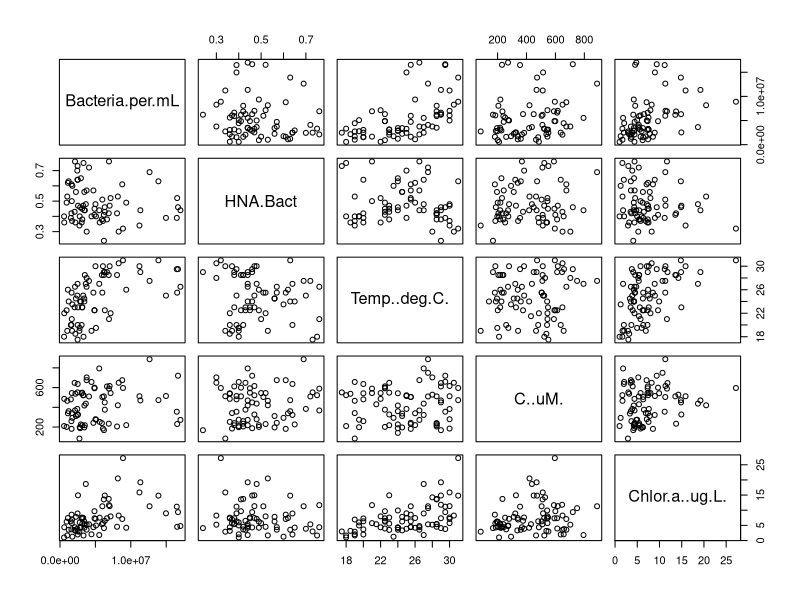
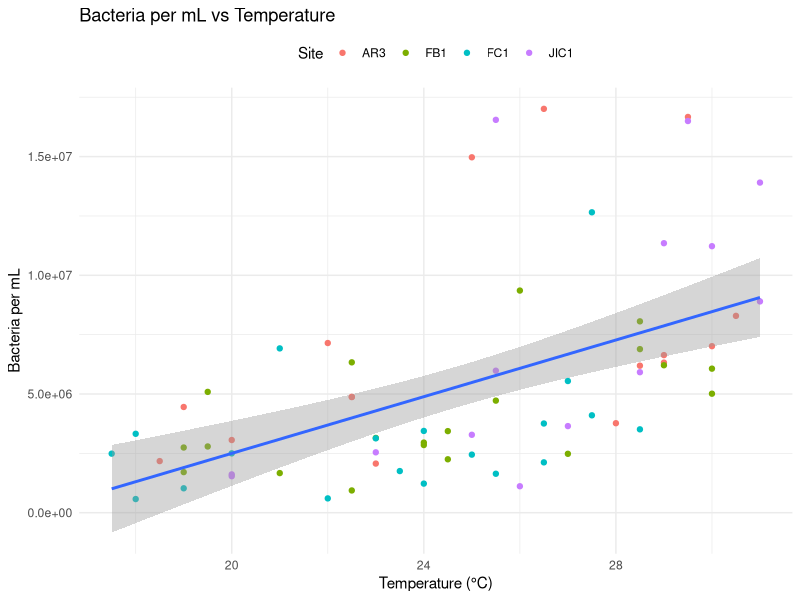
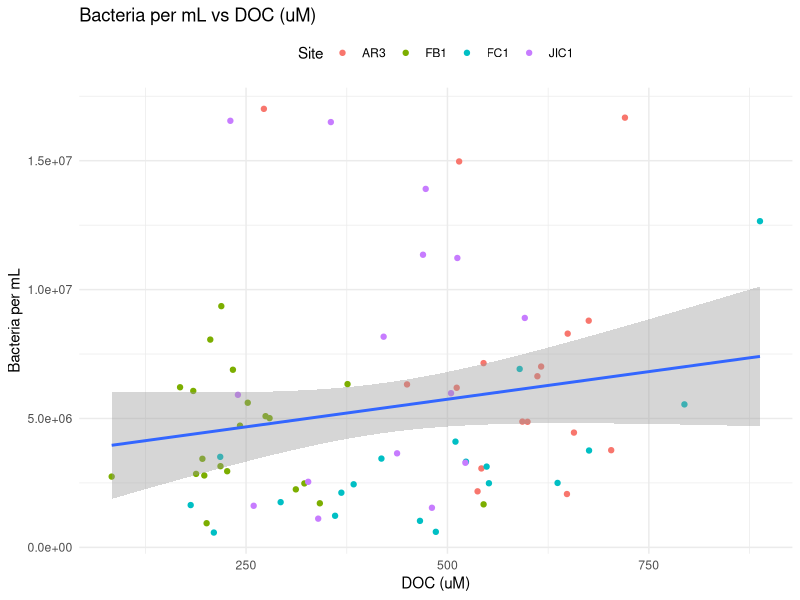
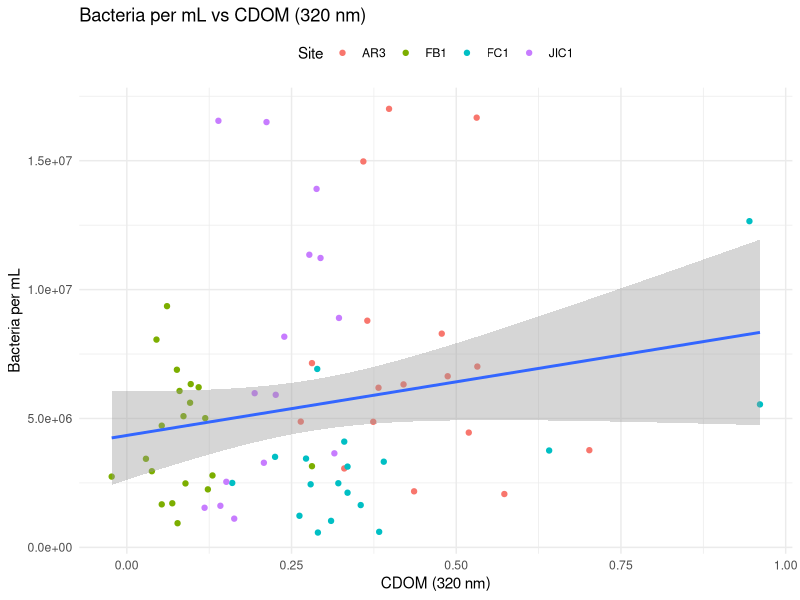
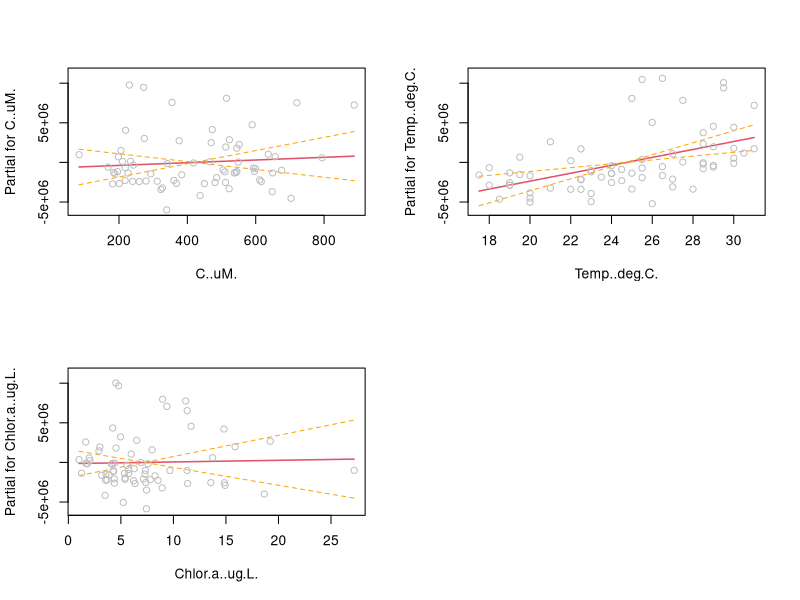

The R script that drew these images, in order: (Note: this script raises an error after producing the figures.)
#' First, read in the data found in the data folder. 


bdc <- read.csv('./Data/Bailey DOC_CDOM (3).csv')

##Dependencies 
install.packages('vegan')
library(vegan)
library(car) 
library(ggplot2)
install.packages('GGally')
library(GGally)


#'Subset data to only include Sites: AR3, FB1, FC1, and JIC1
bdc_sub <- subset.data.frame(bdc, bdc$Site %in% c("AR3", "FB1", "FC1", "JIC1"))
head(bdc_sub)

#'Variables of Interest:
#'  - DOC
#'  - Temperature
#'  - Chlorophyll a
#'  - Response:
#'    1. Bacteria per mL (cell count per mL)
#'    2. HNA% of total community (HNA:Bact)


#'Use pairs function to visualize any correlations between variables of interest
pairs(~ Bacteria.per.mL + HNA.Bact + Temp..deg.C. + 
       C..uM. + Chlor.a..ug.L., data = bdc_sub) 



#'Further Subset data by Site for site characteristic analyses
bdc_AR3 <- subset.data.frame(bdc, bdc$Site %in% c("AR3"))
bdc_FB1 <- subset.data.frame(bdc, bdc$Site %in% c("FB1"))
bdc_FC1 <- subset.data.frame(bdc, bdc$Site %in% c("FC1"))
bdc_JIC1 <- subset.data.frame(bdc, bdc$Site %in% c("JIC1"))



#'Create exploratory graphs for bdc_sub data
#'
#Generate graph for total bacteria versus temperatre for all 4 sites
ggplot(bdc_sub, aes(x = Temp..deg.C., y = Bacteria.per.mL)) +
  geom_point(aes(color = Site)) +  # Add points, color by Site
  geom_smooth(method = lm) +
  labs(title = "Bacteria per mL vs Temperature",
       x = "Temperature (°C)",  
       y = "Bacteria per mL") +
  theme_minimal() +  # A clean theme
  theme(legend.position = "top")  # Position the legend at the top

#Generate graph for total bacteria versus DOC content for all 4 sites
ggplot(bdc_sub, aes(x = C..uM., y = Bacteria.per.mL)) +
  geom_point(aes(color = Site)) +  # Add points, color by Site
  geom_smooth(method = lm) +
  labs(title = "Bacteria per mL vs DOC (uM)",
       x = "DOC (uM)",  
       y = "Bacteria per mL") +
  theme_minimal() +  # A clean theme
  theme(legend.position = "top")  # Position the legend at the top

#Generate graph for total bacteria versus CDOM for all 4 sites
ggplot(bdc_sub, aes(x = CDOM..320.nm., y = Bacteria.per.mL)) +
  geom_point(aes(color = Site)) +  # Add points, color by Site
  geom_smooth(method = lm) +
  labs(title = "Bacteria per mL vs CDOM (320 nm)",
       x = "CDOM (320 nm)",  
       y = "Bacteria per mL") +
  theme_minimal() +  # A clean theme
  theme(legend.position = "top")  # Position the legend at the top



#'Generate linear models for both response variables, use bdc_sub as data
#'
#'Generate linear model for response variable bacterial abundance
lm_bact <- lm(Bacteria.per.mL ~ C..uM. + Temp..deg.C. + Chlor.a..ug.L. + 
                 Site, data = bdc_sub) #assume normal distribution
summary(lm_bact) #generate a summary for model variables and significances
Anova(lm_bact, tupe = 3) #generate a type 3 Anova for model
RsquareAdj(lm_bact) #display adjusted Rsquare

#'Analyze model predictors and partial residuals of the bact model
par(mfrow= c(2,2)) #show 4 plots at a time for the termplot
termplot(lm_bact, se = TRUE, partial.resid = TRUE) #plot individual predictors and
#their standard error (confidence intervals)

#Generate boxplot for total bacteria site comparison
ggplot(bdc_sub, aes(x = Site, y = Bacteria.per.mL, fill = Site)) +
  geom_boxplot(alpha = 0.6) + #manipulate opacity
  labs(x = "Site", y = "Bacteria per mL") +
  theme_minimal() +
  scale_fill_manual(values = c("AR3" = "chocolate1", "FB1" = "firebrick2", "FC1" = "chartreuse2", "JIC1" = "mediumpurple1" ))

#Calculate the confidence intervals for each variable in total bacteria linear model and 
#use for the Tukey HSD
confint(lm_bact)

#'Run a Tukey HSD post-hoc analysis to analyze differences in total bacteria counts between sites
#'
mod_aov1 <-  aov(Bacteria.per.mL ~  Site, data = bdc_sub) #create an anova between sites for comparison
TukeyHSD(mod_aov1) #conduct a Tukey Honest Significant Difference (HSD) test on the
#site comparison anova to determine which groups are significantly different from
#others
#no sites are significantly different from others




#'Generate linear model for response variable bacterial activity
lm_HNA <- lm(HNA.Bact ~ C..uM. + Temp..deg.C. + Chlor.a..ug.L. + 
                Site, data = bdc_sub) #assume normal distribution
summary(lm_HNA) #generate a summary for the model
Anova(lm_HNA, type = 3) #generate a type 3 Anova
RsquareAdj(lm_HNA) #display adjusted Rsquare

#'Analyze model predictors and partial residuals of the HNA model
par(mfrow= c(2,2)) #show 4 plots at a time for the termplot
termplot(lm_HNA, se = TRUE, partial.resid = TRUE) #plot individual predictors and
#their standard error (confidence intervals)

#'Generate a boxplot to compare HNA counts between sites
ggplot(bdc_sub, aes(x = Site, y = HNA.Bact, fill = Site)) +
  geom_boxplot(alpha = 0.6) + #manipulate opacity
  labs(x = "Site", y = "HNA.Bact") +
  theme_minimal() +
  scale_fill_manual(values = c("AR3" = "chocolate1", "FB1" = "firebrick2", "FC1" = "chartreuse2", "JIC1" = "mediumpurple1" ))

#'Calculate the confidence intervals for each variable in HNA linear model and 
#'use for the Tukey HSD
confint(lm_HNA)

#'Run a Tukey HSD post-hoc analysis to analyze differences in HNA counts between sites
#'
mod_aov2 <-  aov(HNA.Bact ~  Site, data = bdc_sub) #create an anova between sites for comparison
TukeyHSD(mod_aov2) #conduct a Tukey Honest Significant Difference (HSD) test on the
#site comparison anova to determine which groups are significantly different from
#others

##For the proportion of HNA out of the overall community, Site FC1 was significant
##with FC1 having such a high significance that when sites are combined, the variable
##Site is still significant.



#'Run Analyses for AR3
#'
bdc_AR3$Bacteria.per.mL <- as.factor(bdc_AR3$Bacteria.per.mL)
pairs(~ bdc_AR3$Temp..deg.C. + bdc_AR3$C..uM. + bdc_AR3$CDOM..320.nm. + bdc_AR3$Chlor.a..ug.L. 
      + bdc_AR3$Bacteria.per.mL + bdc_AR3$HNA.Bact, data = bdc_AR3)

plot(bdc_AR3$Temp..deg.C., bdc_AR3$Bacteria.per.mL) 

bdc_AR3$Bacteria.per.mL <- as.numeric(bdc_AR3$Bacteria.per.mL)
cor_AR3 <- cor.test(bdc_AR3$C..uM., bdc_AR3$Bacteria.per.mL)
cor_AR3

lm_AR3 <- lm(Bacteria.per.mL ~ C..uM. + Temp..deg.C. + Chlor.a..ug.L., data = bdc_AR3)
summary(lm_AR3)
Anova(lm_AR3)
RsquareAdj(lm_AR3)


#'Run Analyses for FB1

bdc_FB1$Bacteria.per.mL <- as.factor(bdc_FB1$Bacteria.per.mL)
pairs(~ bdc_FB1$Temp..deg.C. + bdc_FB1$C..uM. + bdc_FB1$CDOM..320.nm. 
      + bdc_FB1$Bacteria.per.mL + bdc_FB1$HNA.Bact, data = bdc_FB1)

lm_FB1 <- lm(Bacteria.per.mL ~ C..uM. + Temp..deg.C. + Chlor.a..ug.L., data = bdc_FB1)
summary(lm_FB1)
Anova(lm_FB1)
RsquareAdj(lm_FB1)

#'Run Analyses for FC1

bdc_FC1$Bacteria.per.mL <- as.factor(bdc_FC1$Bacteria.per.mL)
pairs(~ Temp..deg.C. + Bacteria.per.mL + HNA, data = bdc_FC1)

lm_FC1 <- lm(Bacteria.per.mL ~ C..uM. + Temp..deg.C. + Chlor.a..ug.L., data = bdc_FC1)
summary(lm_FC1)
Anova(lm_FC1)
RsquareAdj(lm_FC1)



#'Run Analyses for JIC1

bdc_JIC1$Bacteria.per.mL <- as.factor(bdc_JIC1$Bacteria.per.mL)
pairs(~ bdc_JIC1$Temp..deg.C. + bdc_JIC1$C..uM. + bdc_JIC1$CDOM..320.nm. 
      + bdc_JIC1$Bacteria.per.mL + bdc_JIC1$HNA.Bact, data = bdc_JIC1)

lm_JIC1 <- lm(Bacteria.per.mL ~ C..uM. + Temp..deg.C. + Chlor.a..ug.L., data = bdc_JIC1)
summary(lm_JIC1)
Anova(lm_JIC1)
RsquareAdj(lm_JIC1)

